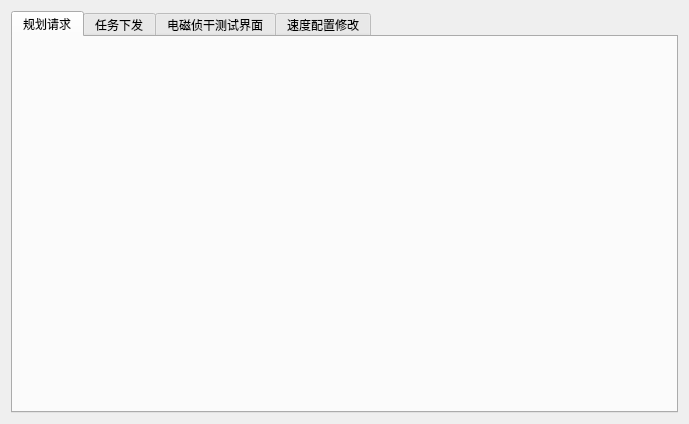
<?xml version="1.0" encoding="UTF-8"?>
<ui version="4.0">
 <class>gkd_task_test</class>
 <widget class="QWidget" name="gkd_task_test">
  <property name="geometry">
   <rect>
    <x>0</x>
    <y>0</y>
    <width>689</width>
    <height>424</height>
   </rect>
  </property>
  <property name="windowTitle">
   <string>Form</string>
  </property>
  <layout class="QVBoxLayout" name="verticalLayout">
   <item>
    <widget class="QTabWidget" name="tabWidget">
     <property name="currentIndex">
      <number>0</number>
     </property>
     <widget class="QWidget" name="tab">
      <attribute name="title">
       <string>规划请求</string>
      </attribute>
      <layout class="QHBoxLayout" name="tabLayout">
       <item>
        <widget class="PlanRequestWidget" name="planRequestWidget" native="true"/>
       </item>
      </layout>
     </widget>
     <widget class="QWidget" name="tab_2">
      <attribute name="title">
       <string>任务下发</string>
      </attribute>
      <layout class="QHBoxLayout" name="tabLayout_2">
       <item>
        <widget class="TaskDeliveryWidget" name="taskDeliveryWidget" native="true"/>
       </item>
      </layout>
     </widget>
     <widget class="QWidget" name="tab_4">
      <attribute name="title">
       <string>电磁侦干测试界面</string>
      </attribute>
      <layout class="QHBoxLayout" name="tabLayout_4">
       <item>
        <widget class="ElectromagneticTestWidget" name="electromagneticTestWidget" native="true"/>
       </item>
      </layout>
     </widget>
     <widget class="QWidget" name="tab_5">
      <attribute name="title">
       <string>速度配置修改</string>
      </attribute>
      <layout class="QHBoxLayout" name="tabLayout_5">
       <item>
        <widget class="VelocityConfigWidget" name="velocityConfigWidget" native="true"/>
       </item>
      </layout>
     </widget>
    </widget>
   </item>
  </layout>
 </widget>
 <customwidgets>
  <customwidget>
   <class>PlanRequestWidget</class>
   <extends>QWidget</extends>
   <header>PlanRequestWidget.h</header>
  </customwidget>
  <customwidget>
   <class>TaskDeliveryWidget</class>
   <extends>QWidget</extends>
   <header>TaskDeliveryWidget.h</header>
  </customwidget>
  <customwidget>
   <class>ElectromagneticTestWidget</class>
   <extends>QWidget</extends>
   <header>ElectromagneticTestWidget.h</header>
  </customwidget>
  <customwidget>
   <class>VelocityConfigWidget</class>
   <extends>QWidget</extends>
   <header>VelocityConfigWidget.h</header>
  </customwidget>
 </customwidgets>
 <resources/>
 <connections/>
</ui>
